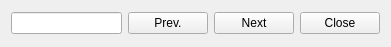
<?xml version="1.0" encoding="UTF-8"?>
<ui version="4.0">
 <class>FindBox</class>
 <widget class="QWidget" name="FindBox">
  <property name="geometry">
   <rect>
    <x>0</x>
    <y>0</y>
    <width>391</width>
    <height>47</height>
   </rect>
  </property>
  <property name="windowTitle">
   <string>Form</string>
  </property>
  <layout class="QHBoxLayout" name="horizontalLayout">
   <item>
    <widget class="QLineEdit" name="lineEdit"/>
   </item>
   <item>
    <widget class="QPushButton" name="Prev_but">
     <property name="text">
      <string>Prev.</string>
     </property>
    </widget>
   </item>
   <item>
    <widget class="QPushButton" name="next_but">
     <property name="text">
      <string>Next</string>
     </property>
    </widget>
   </item>
   <item>
    <widget class="QPushButton" name="close_but">
     <property name="text">
      <string>Close</string>
     </property>
    </widget>
   </item>
  </layout>
 </widget>
 <resources/>
 <connections>
  <connection>
   <sender>close_but</sender>
   <signal>clicked()</signal>
   <receiver>FindBox</receiver>
   <slot>close()</slot>
   <hints>
    <hint type="sourcelabel">
     <x>339</x>
     <y>23</y>
    </hint>
    <hint type="destinationlabel">
     <x>195</x>
     <y>23</y>
    </hint>
   </hints>
  </connection>
 </connections>
</ui>
